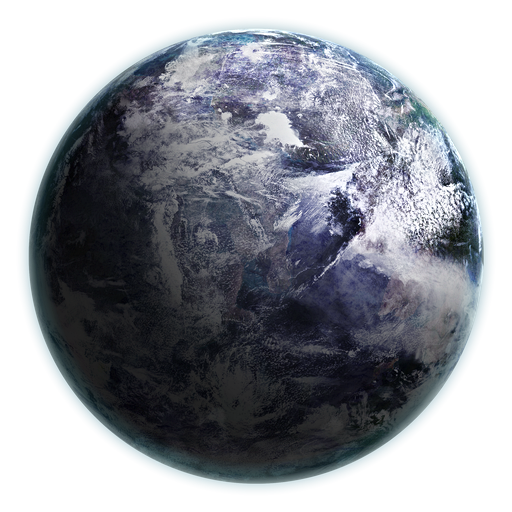
#> input picture src/tools/rendering/assets/frozen_reference.png, 512 x 512 px
$ python derive_star_reference_map.py --input ../assets/frozen_reference.png --output out.png
#> lines starting #> are read from the running program, lines starting #| are printed output that depends on the picture
from __future__ import annotations

import argparse
import math
from pathlib import Path

from PIL import Image, ImageEnhance, ImageFilter, ImageOps


def _threshold_mask(luminance: Image.Image) -> tuple[int, list[tuple[int, int, int]], list[tuple[int, int, int]]]:
    pixels = luminance.load()
    width, height = luminance.size
    max_value = max(luminance.getextrema()[1], 1)
    threshold = max(28, int(max_value * 0.18))

    row_spans: list[tuple[int, int, int]] = []
    for y in range(height):
        left = -1
        right = -1
        for x in range(width):
            if pixels[x, y] >= threshold:
                if left == -1:
                    left = x
                right = x
        if left != -1:
            row_spans.append((y, left, right))

    col_spans: list[tuple[int, int, int]] = []
    for x in range(width):
        top = -1
        bottom = -1
        for y in range(height):
            if pixels[x, y] >= threshold:
                if top == -1:
                    top = y
                bottom = y
        if top != -1:
            col_spans.append((x, top, bottom))

    return threshold, row_spans, col_spans


def _find_disc_geometry(luminance: Image.Image) -> tuple[float, float, float]:
    width, height = luminance.size
    _, row_spans, col_spans = _threshold_mask(luminance)
    if not row_spans or not col_spans:
        return width * 0.5, height * 0.5, min(width, height) * 0.45

    max_row_span = max((right - left + 1) for _, left, right in row_spans)
    max_col_span = max((bottom - top + 1) for _, top, bottom in col_spans)
    core_rows = [
        (y, left, right)
        for y, left, right in row_spans
        if (right - left + 1) >= max_row_span * 0.70
    ]
    core_cols = [
        (x, top, bottom)
        for x, top, bottom in col_spans
        if (bottom - top + 1) >= max_col_span * 0.70
    ]
    if not core_rows:
        core_rows = row_spans
    if not core_cols:
        core_cols = col_spans

    center_x = sum((left + right) * 0.5 for _, left, right in core_rows) / len(core_rows)
    center_y = sum((top + bottom) * 0.5 for _, top, bottom in core_cols) / len(core_cols)
    radius_x = sum((right - left + 1) * 0.5 for _, left, right in core_rows) / len(core_rows)
    radius_y = sum((bottom - top + 1) * 0.5 for _, top, bottom in core_cols) / len(core_cols)
    radius = max(1.0, min(radius_x, radius_y))
    return center_x, center_y, radius


def _crop_square_centered(source: Image.Image, center_x: float, center_y: float, radius: float) -> Image.Image:
    half_extent = max(1.0, radius * 1.06)
    extent = max(2, int(round(half_extent * 2.0)))
    left = int(math.floor(center_x - half_extent))
    top = int(math.floor(center_y - half_extent))
    right = left + extent
    bottom = top + extent

    cropped = Image.new("RGBA", (extent, extent), (0, 0, 0, 255))
    src_left = max(0, left)
    src_top = max(0, top)
    src_right = min(source.width, right)
    src_bottom = min(source.height, bottom)
    if src_right <= src_left or src_bottom <= src_top:
        return cropped

    region = source.crop((src_left, src_top, src_right, src_bottom))
    paste_x = src_left - left
    paste_y = src_top - top
    cropped.paste(region, (paste_x, paste_y))
    return cropped


def _build_reference_map(source_path: Path, output_path: Path, size: int) -> None:
    src = Image.open(source_path).convert("RGBA")
    luminance_source = ImageOps.grayscale(src).filter(ImageFilter.GaussianBlur(radius=1.2))
    center_x, center_y, radius = _find_disc_geometry(luminance_source)
    src = _crop_square_centered(src, center_x, center_y, radius)
    src = src.resize((size, size), Image.Resampling.LANCZOS)

    rgb = src.convert("RGB")
    rgb = ImageEnhance.Contrast(rgb).enhance(1.06)
    rgb = ImageEnhance.Color(rgb).enhance(1.04)
    rgb = ImageEnhance.Sharpness(rgb).enhance(1.08)

    out = Image.new("RGBA", (size, size), (0, 0, 0, 0))
    pixels_src = rgb.load()
    pixels_out = out.load()
    cx = (size - 1) * 0.5
    cy = (size - 1) * 0.5
    radius_px = size * 0.455
    feather = size * 0.035

    for y in range(size):
        for x in range(size):
            dist = math.hypot(x - cx, y - cy)
            if dist >= radius_px + feather:
                continue
            alpha = 1.0
            if dist > radius_px:
                alpha = max(0.0, 1.0 - (dist - radius_px) / max(feather, 1.0))
            r, g, b = pixels_src[x, y]
            pixels_out[x, y] = (
                r,
                g,
                b,
                max(0, min(255, int(alpha * 255.0))),
            )

    output_path.parent.mkdir(parents=True, exist_ok=True)
    out.save(output_path)


def main() -> None:
    parser = argparse.ArgumentParser(
        description="Derive a reusable color star reference map from a solar image."
    )
    parser.add_argument("--input", required=True, help="Input solar reference image path")
    parser.add_argument("--output", required=True, help="Output PNG path")
    parser.add_argument("--size", type=int, default=512, help="Output square size in pixels")
    args = parser.parse_args()

    _build_reference_map(Path(args.input), Path(args.output), args.size)
#> in _build_reference_map, src is the input picture: PIL image 512x512 RGBA; mean R, G, B, A 51.9, 61.8, 70.9, 157.8
#> in _build_reference_map, `luminance_source = ImageOps.grayscale(src).filter(ImageFilter.Gaussian..`:
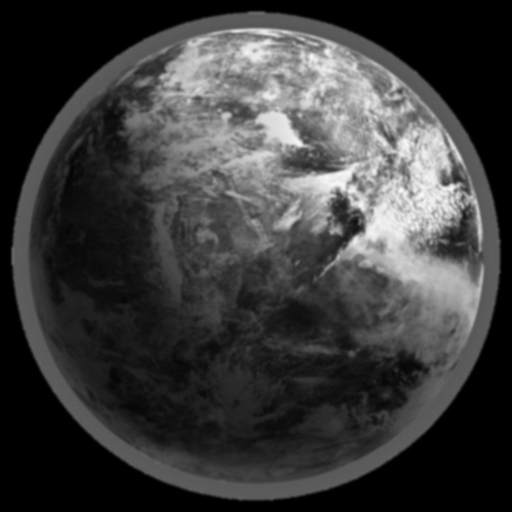
#> luminance_source: PIL image 512x512 L; min 0, max 249, mean 59.9
#> in _threshold_mask, `max_value = max(luminance.getextrema()[1], 1)`: max_value = 249
#> in _threshold_mask, `threshold = max(28, int(max_value * 0.18))`: threshold = 44
#> in _find_disc_geometry, `_, row_spans, col_spans = _threshold_mask(luminance)`: row_spans = 489 items, first 6: (11, 249, 263), (12, 246, 266), (13, 233, 280), (14, 225, 287), (15, 218, 294), (16, 212, 299); col_spans = 489 items, first 6: (11, 248, 263), (12, 245, 266), (13, 233, 279), (14, 225, 287), (15, 217, 294), (16, 212, 299)
#> in _find_disc_geometry, `max_row_span = max((right - left + 1) for _, left, right in row_spans)`: max_row_span = 489
#> in _find_disc_geometry, `core_rows = [ (y, left, right) for y, left, right in row_spans if (rig..`: core_rows = 348 items, first 6: (82, 85, 427), (83, 84, 428), (84, 83, 429), (85, 82, 429), (86, 81, 430), (87, 80, 431)
#> in _find_disc_geometry, `core_cols = [ (x, top, bottom) for x, top, bottom in col_spans if (bot..`: core_cols = 348 items, first 6: (82, 85, 427), (83, 84, 428), (84, 83, 428), (85, 82, 429), (86, 81, 430), (87, 80, 432)
#> in _find_disc_geometry, `center_x = sum((left + right) * 0.5 for _, left, right in core_rows) /..`: center_x = 255.7
#> in _find_disc_geometry, `radius_x = sum((right - left + 1) * 0.5 for _, left, right in core_row..`: radius_x = 221.3
#> in _build_reference_map, `center_x, center_y, radius = _find_disc_geometry(luminance_source)`: center_x = 255.7; radius = 221.3
#> in _crop_square_centered, `half_extent = max(1.0, radius * 1.06)`: half_extent = 234.5
#> in _crop_square_centered, `extent = max(2, int(round(half_extent * 2.0)))`: extent = 469
#> in _crop_square_centered, `left = int(math.floor(center_x - half_extent))`: left = 21
#> in _crop_square_centered, `right = left + extent`: right = 490
#> in _crop_square_centered, `src_left = max(0, left)`: src_left = 21
#> in _crop_square_centered, `src_right = min(source.width, right)`: src_right = 490
#> in _crop_square_centered, `region = source.crop((src_left, src_top, src_right, src_bottom))`:
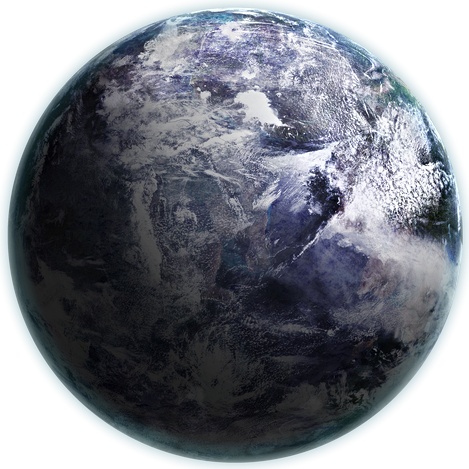
#> region: PIL image 469x469 RGBA; mean R, G, B, A 61.4, 71.9, 82.3, 188.1; transparent parts drawn white
#> in _crop_square_centered, `paste_x = src_left - left`: paste_x = 0
#> in _build_reference_map, `rgb = src.convert("RGB")`:
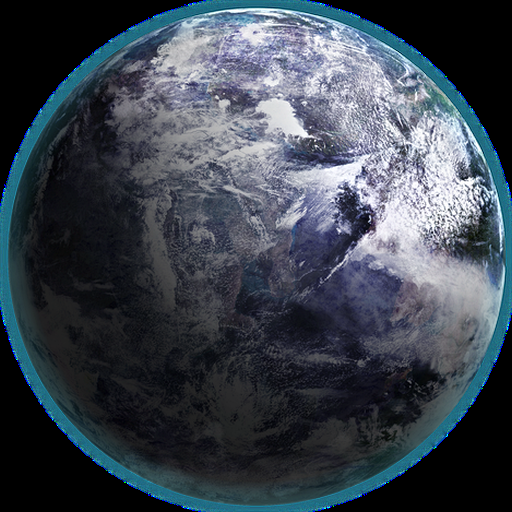
#> rgb: PIL image 512x512 RGB; mean R, G, B 60.6, 69.4, 79.8
#> in _build_reference_map, `out = Image.new("RGBA", (size, size), (0, 0, 0, 0))`: out: PIL image 512x512 RGBA; every value is 0
#> in _build_reference_map, `out.save(output_path)`:
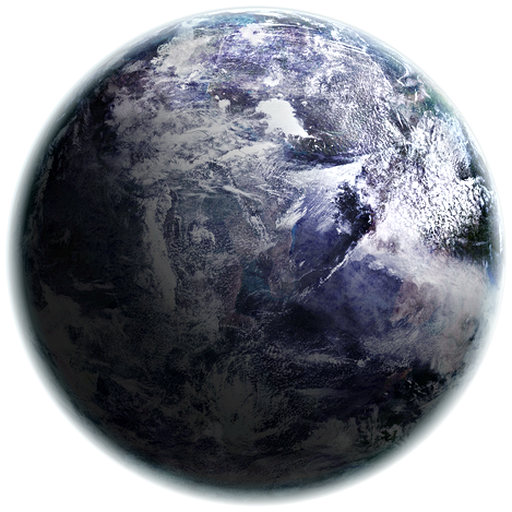
#> saved as out.png: PIL image 512x512 RGBA; mean R, G, B, A 57.8, 62.6, 71.9, 178.9; transparent parts drawn white


if __name__ == "__main__":
    main()

$ run again, on src/tools/rendering/assets/moon_reference.png
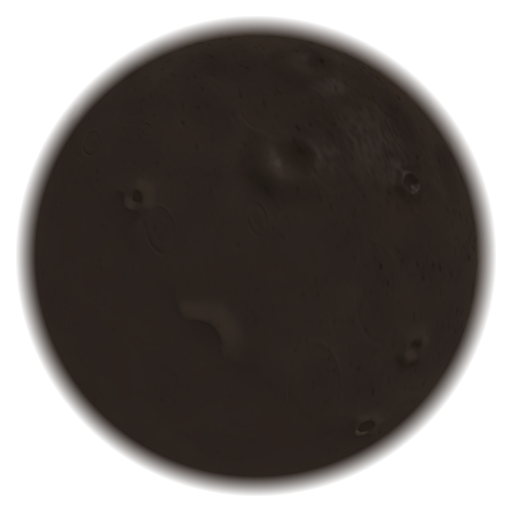
#> input picture src/tools/rendering/assets/moon_reference.png, 512 x 512 px
#> in _build_reference_map, src is the input picture: PIL image 512x512 RGBA; mean R, G, B, A 31.5, 25.6, 22.4, 162.3
#> in _build_reference_map, `luminance_source = ImageOps.grayscale(src).filter(ImageFilter.Gaussian..`:
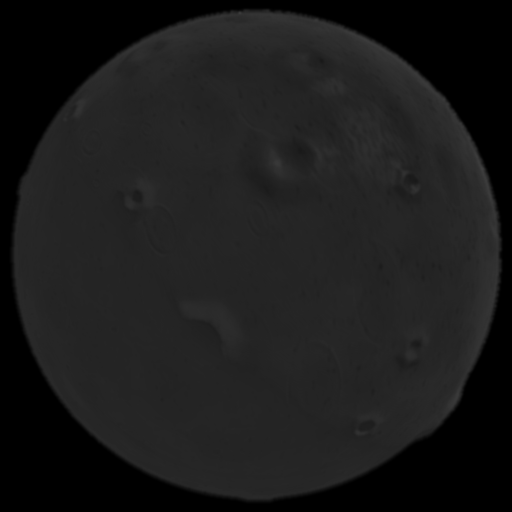
#> luminance_source: PIL image 512x512 L; min 0, max 63, mean 27
#> max_value = 63
#> threshold = 28
#> in _find_disc_geometry, `_, row_spans, col_spans = _threshold_mask(luminance)`: row_spans = 490 items, first 6: (10, 244, 268), (11, 231, 279), (12, 224, 289), (13, 218, 294), (14, 216, 296), (15, 207, 301); col_spans = 487 items, first 6: (14, 233, 276), (15, 224, 285), (16, 217, 292), (17, 211, 299), (18, 206, 304), (19, 190, 308)
#> max_row_span = 487
#> max_col_span = 490
#> core_rows = 352 items, first 6: (81, 86, 428), (82, 85, 429), (83, 84, 429), (84, 83, 430), (85, 82, 431), (86, 81, 432)
#> core_cols = 350 items, first 6: (84, 83, 426), (85, 82, 427), (86, 81, 428), (87, 80, 429), (88, 79, 430), (89, 78, 431)
#> in _find_disc_geometry, `center_x = sum((left + right) * 0.5 for _, left, right in core_rows) /..`: center_x = 256.9
#> in _find_disc_geometry, `center_y = sum((top + bottom) * 0.5 for _, top, bottom in core_cols) /..`: center_y = 254.1
#> radius_x = 220.9
#> radius_y = 220.6
#> in _build_reference_map, `center_x, center_y, radius = _find_disc_geometry(luminance_source)`: center_x = 256.9; center_y = 254.1; radius = 220.6
#> half_extent = 233.9
#> extent = 468
#> in _crop_square_centered, `left = int(math.floor(center_x - half_extent))`: left = 23
#> in _crop_square_centered, `top = int(math.floor(center_y - half_extent))`: top = 20
#> in _crop_square_centered, `right = left + extent`: right = 491
#> in _crop_square_centered, `bottom = top + extent`: bottom = 488
#> src_left = 23
#> src_top = 20
#> src_right = 491
#> src_bottom = 488
#> paste_x = 0
#> out: PIL image 512x512 RGBA; every value is 0
#> in _build_reference_map, `out.save(output_path)`:
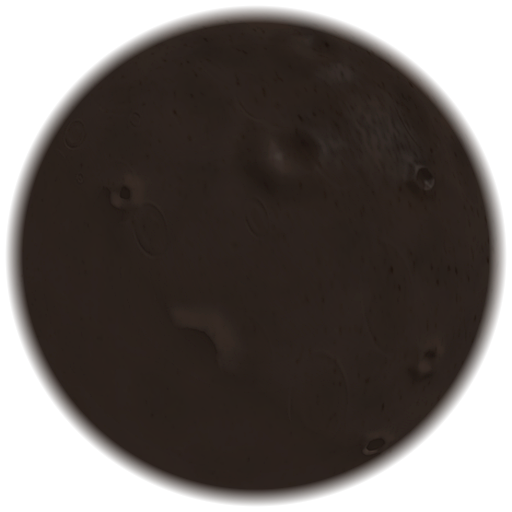
#> saved as out.png: PIL image 512x512 RGBA; mean R, G, B, A 32.5, 25.6, 21.9, 178.9; transparent parts drawn white

$ run again, on src/tools/rendering/assets/star_detailmap.png
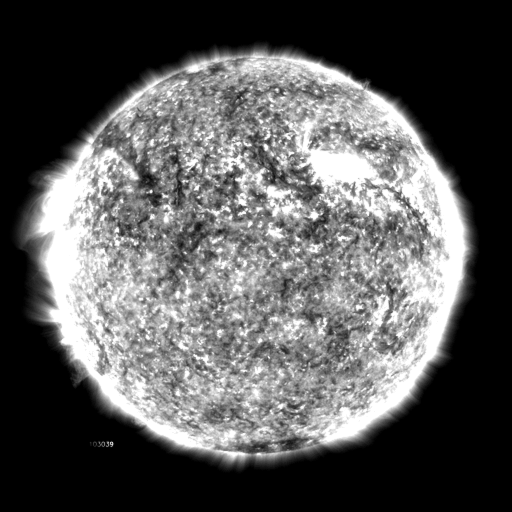
#> input picture src/tools/rendering/assets/star_detailmap.png, 512 x 512 px
#> max_value = 255
#> threshold = 45
#> in _find_disc_geometry, `_, row_spans, col_spans = _threshold_mask(luminance)`: row_spans = 421 items, first 6: (46, 255, 266), (47, 253, 266), (48, 251, 267), (49, 215, 290), (50, 213, 291), (51, 212, 297); col_spans = 455 items, first 6: (20, 227, 241), (21, 223, 244), (22, 220, 245), (23, 215, 245), (24, 212, 245), (25, 211, 244)
#> max_row_span = 453
#> max_col_span = 418
#> core_rows = 281 items, first 6: (121, 97, 414), (122, 96, 415), (123, 95, 415), (124, 94, 416), (125, 92, 417), (126, 91, 418)
#> core_cols = 310 items, first 6: (99, 119, 443), (100, 118, 445), (101, 116, 445), (102, 115, 445), (103, 115, 445), (104, 114, 445)
#> in _find_disc_geometry, `center_x = sum((left + right) * 0.5 for _, left, right in core_rows) /..`: center_x = 250.3
#> in _find_disc_geometry, `center_y = sum((top + bottom) * 0.5 for _, top, bottom in core_cols) /..`: center_y = 257.6
#> radius_x = 200.9
#> radius_y = 188.6
#> in _build_reference_map, `center_x, center_y, radius = _find_disc_geometry(luminance_source)`: center_x = 250.3; center_y = 257.6; radius = 188.6
#> half_extent = 200
#> extent = 400
#> in _crop_square_centered, `left = int(math.floor(center_x - half_extent))`: left = 50
#> in _crop_square_centered, `top = int(math.floor(center_y - half_extent))`: top = 57
#> in _crop_square_centered, `right = left + extent`: right = 450
#> in _crop_square_centered, `bottom = top + extent`: bottom = 457
#> src_left = 50
#> src_top = 57
#> src_right = 450
#> src_bottom = 457
#> in _crop_square_centered, `region = source.crop((src_left, src_top, src_right, src_bottom))`:
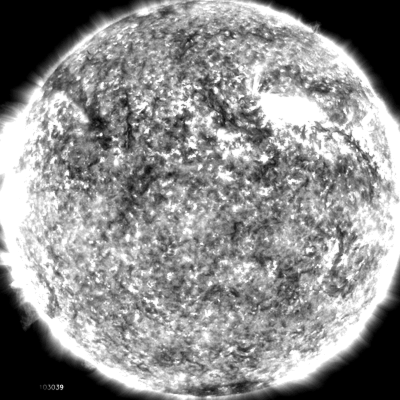
#> region: PIL image 400x400 RGBA; mean R, G, B, A 141.1, 141.1, 141.1, 255
#> paste_x = 0
#> out: PIL image 512x512 RGBA; every value is 0
#> in _build_reference_map, `out.save(output_path)`:
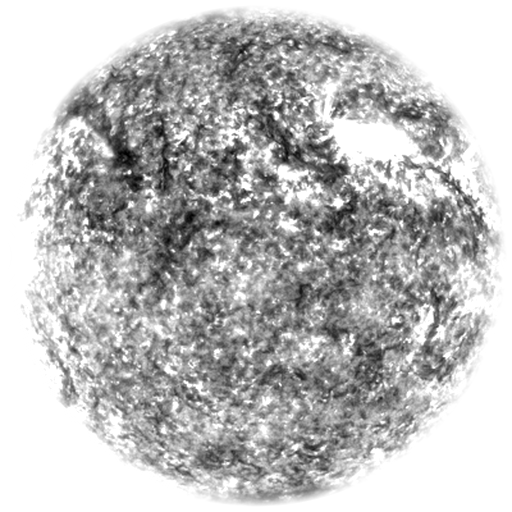
#> saved as out.png: PIL image 512x512 RGBA; mean R, G, B, A 123.5, 123.5, 123.5, 178.9; transparent parts drawn white

$ run again, on src/tools/rendering/assets/star_reference.png
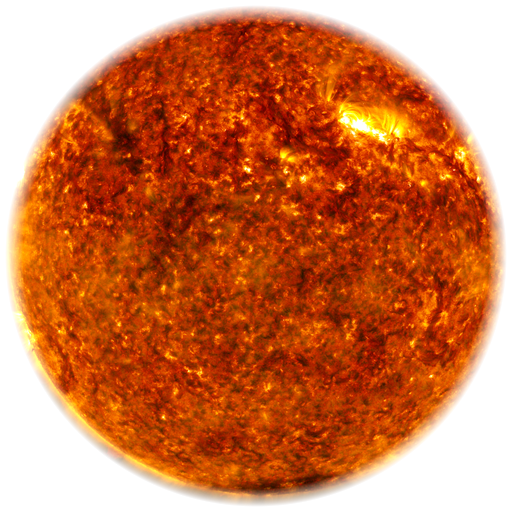
#> input picture src/tools/rendering/assets/star_reference.png, 512 x 512 px
#> in _build_reference_map, src is the input picture: PIL image 512x512 RGBA; mean R, G, B, A 137.8, 47.7, 0.7, 178.9
#> in _build_reference_map, `luminance_source = ImageOps.grayscale(src).filter(ImageFilter.Gaussian..`:
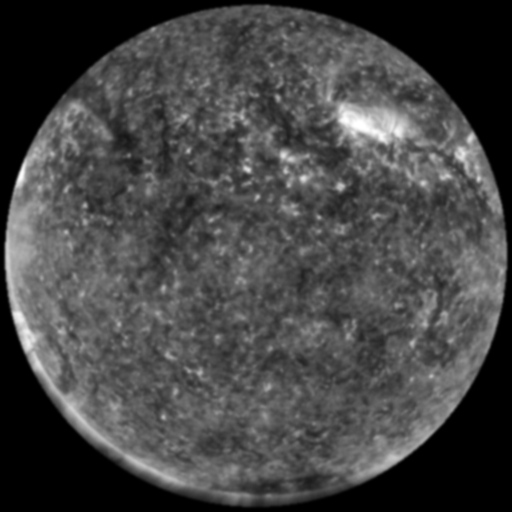
#> luminance_source: PIL image 512x512 L; min 0, max 255, mean 69.3
#> max_value = 255
#> threshold = 45
#> in _find_disc_geometry, `_, row_spans, col_spans = _threshold_mask(luminance)`: row_spans = 501 items, first 6: (5, 242, 269), (6, 231, 280), (7, 222, 289), (8, 215, 296), (9, 210, 302), (10, 204, 307); col_spans = 504 items, first 6: (4, 242, 269), (5, 230, 280), (6, 222, 288), (7, 215, 295), (8, 210, 301), (9, 204, 305)
#> max_row_span = 504
#> max_col_span = 501
#> core_rows = 357 items, first 6: (78, 80, 432), (79, 79, 433), (80, 78, 434), (81, 77, 435), (82, 77, 436), (83, 76, 437)
#> core_cols = 359 items, first 6: (77, 81, 431), (78, 80, 432), (79, 79, 433), (80, 78, 434), (81, 77, 435), (82, 76, 436)
#> in _find_disc_geometry, `center_x = sum((left + right) * 0.5 for _, left, right in core_rows) /..`: center_x = 255.5
#> in _find_disc_geometry, `center_y = sum((top + bottom) * 0.5 for _, top, bottom in core_cols) /..`: center_y = 255
#> radius_x = 228.2
#> radius_y = 226.8
#> in _build_reference_map, `center_x, center_y, radius = _find_disc_geometry(luminance_source)`: center_x = 255.5; center_y = 255; radius = 226.8
#> half_extent = 240.5
#> extent = 481
#> in _crop_square_centered, `left = int(math.floor(center_x - half_extent))`: left = 15
#> in _crop_square_centered, `top = int(math.floor(center_y - half_extent))`: top = 14
#> in _crop_square_centered, `right = left + extent`: right = 496
#> in _crop_square_centered, `bottom = top + extent`: bottom = 495
#> src_left = 15
#> src_top = 14
#> src_right = 496
#> src_bottom = 495
#> paste_x = 0
#> out: PIL image 512x512 RGBA; every value is 0
#> in _build_reference_map, `out.save(output_path)`:
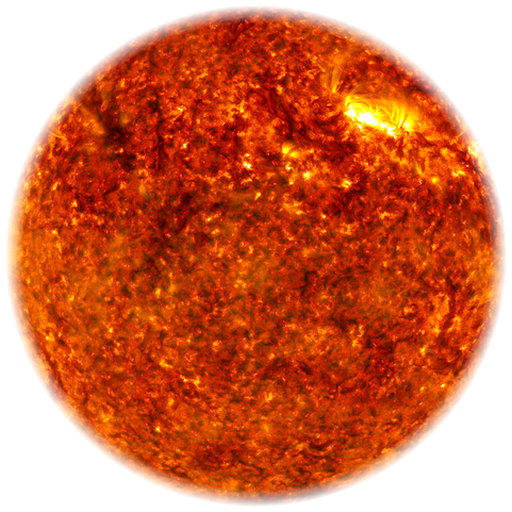
#> saved as out.png: PIL image 512x512 RGBA; mean R, G, B, A 142, 41.8, 0.5, 178.9; transparent parts drawn white
